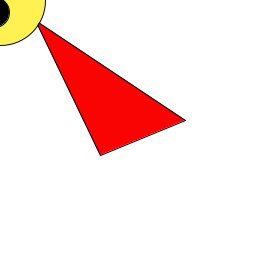
Frame 1 (no input)
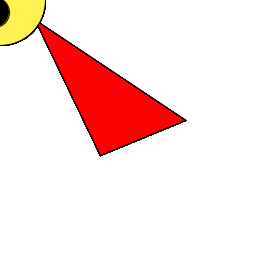
Frame 60 (the mouse pressed at the canvas centre just before this capture)
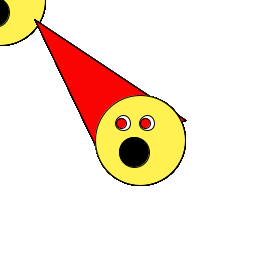
Frame 120 (the mouse held since frame 60 and released just before this capture)

The Processing sketch that drew these frames (run headless with seeded random() and noise(); from frame 60 on, the mouse is pressed at the canvas centre):

// Processing sketch: processing_20769
// ── processing_20769.pde

void setup() {
size(280,280);

fill(255,13,0);
smooth();
background(255);
abs(mouseX-pmouseX);
}

void draw(){
  fill(250,3,3);
  triangle(100,155,185,120,35,20);


//bola
fill(255,241,82);
ellipse(mouseX,mouseY,90,90);
//ojos
fill(255);
ellipse(mouseX-17,mouseY-17,15,15);
fill(250,3,3);
ellipse(mouseX-19,mouseY-17,10,10);
fill(255);
ellipse(mouseX+7,mouseY-17,15,15);
fill(250,3,3);
ellipse(mouseX+5,mouseY-17,10,10);
//boca
fill(0);
ellipse(mouseX-6,mouseY+12,30,30);
}
